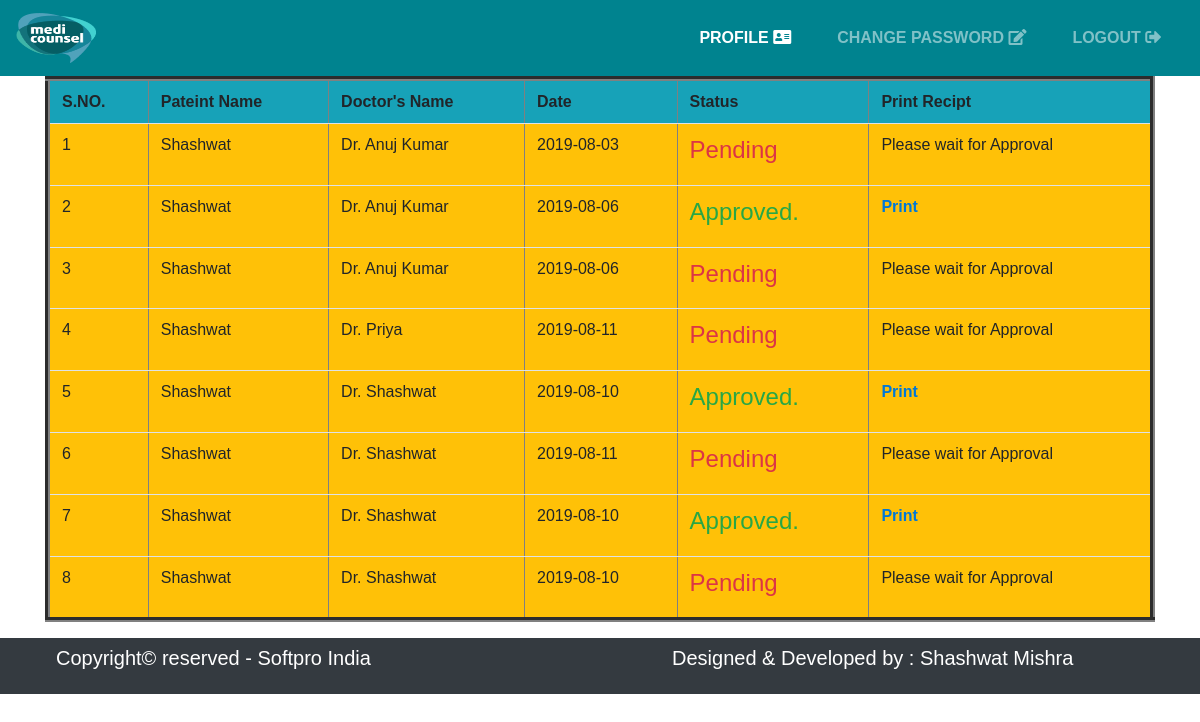
Page /papp.php (signed in) on the committed database.
### tables this page shows
CREATE TABLE IF NOT EXISTS `tbl_appointment` (
  `appid` int(11) NOT NULL AUTO_INCREMENT,
  `doc_id` int(11) NOT NULL,
  `pat_id` int(11) NOT NULL,
  `doa` varchar(10) NOT NULL,
  `status` varchar(1) NOT NULL,
  `date` varchar(10) NOT NULL,
  PRIMARY KEY (`appid`)
);

CREATE TABLE IF NOT EXISTS `tbl_patient` (
  `pat_id` int(11) NOT NULL AUTO_INCREMENT,
  `name` varchar(60) NOT NULL,
  `fname` varchar(60) NOT NULL,
  `email` varchar(30) NOT NULL,
  `password` varchar(20) NOT NULL,
  `address` varchar(150) NOT NULL,
  `mobile` varchar(13) NOT NULL,
  `pin` int(6) NOT NULL,
  `age` int(3) NOT NULL,
  `gender` varchar(6) NOT NULL,
  `date` varchar(20) NOT NULL,
  PRIMARY KEY (`pat_id`)
);

CREATE TABLE IF NOT EXISTS `tbl_doctor` (
  `doc_id` int(11) NOT NULL AUTO_INCREMENT,
  `name` varchar(60) NOT NULL,
  `fname` varchar(60) NOT NULL,
  `gender` varchar(6) NOT NULL,
  `email` varchar(30) NOT NULL,
  `password` varchar(20) NOT NULL,
  `fees` int(6) NOT NULL,
  `timing` varchar(20) NOT NULL,
  `specialty` varchar(20) NOT NULL,
  `address` varchar(150) NOT NULL,
  `mobile` varchar(13) NOT NULL,
  `photo` varchar(150) NOT NULL,
  `date` varchar(20) NOT NULL,
  PRIMARY KEY (`doc_id`)
);

### papp.php (the view, shortened to what this page needs)
<?php
if($_SESSION['patient']=="")
{
	header("Location:login.php");
}
else
{
include("pheader.php");
$email = $_SESSION['patient'];
$query="select * from tbl_patient where email='$email'";
$res=mysql_query($query);
if($row=mysql_fetch_array($res,MYSQL_BOTH))
{
		$pid=$row['pat_id'];
}
$query2="select * from tbl_appointment where pat_id='$pid'";
$res2=mysql_query($query2);
?>
<html>
<body>
<div class="container">
<table border="5" class="table bg-warning">
<tr class="bg-info ">
	<th>S.NO.</th>
	<th>Pateint Name</th>
	<th>Doctor's Name</th>
	<th>Date</th>
	<th>Status</th>
	<th>Print Recipt</th>
</tr>
<?php
$a=1;
while($row2=mysql_fetch_array($res2,MYSQL_BOTH))
{
?>
<tr>
<td><?php echo $a; ?></td>
<?php
$ppid=$row2['pat_id'];
$query3="select * from tbl_patient where pat_id='$ppid'";
$res3=mysql_query($query3);
if($row3=mysql_fetch_array($res3,MYSQL_BOTH))
{
?>
<td><?php echo $row3['name']; ?></td>
<?php
}
?>
<?php
$ddid=$row2['doc_id'];
$query4="select * from tbl_doctor where doc_id='$ddid'";
$res4=mysql_query($query4);
if($row4=mysql_fetch_array($res4,MYSQL_BOTH))
{
?>
<td><?php echo $row4['name']; ?></td>
<?php
}
?>
<td><?php echo $row2['date']; ?></td>
<td><?php if($row2['status']=='Y'){ echo "<p class='text-success h4'>"."Approved."."</p>"; }
if($row2['status']=='N'){echo "<p class='text-danger h4'>"."Pending"."</p>";}
 ?></td>
 <td><?php if($row2['status']=='Y'){?><a href="print.php?did=<?php echo $ddid; ?>">Print</a><?php } if($row2['status']=='N'){ echo "Please wait for Approval"; } ?></td>
</tr>
<?php
$a++;
}
?>
</table>
</div>
</body>
</html>
<?php
include("footer2.php");
}
?>

### css/style2.css (style rules this page uses)
body { background:url('../images/crush.jpg'); background-repeat:no-repeat; background-size:100% 100%; background-attachment:fixed; color:#fff; font-family: 'Dosis', sans-serif; font-weight: 400; }
a { color:#ffffff; font-weight:600; }
a { color:#0078d7; }

### rows in the picture
tbl_appointment: pat.name "Shashwat", doc.name "Dr. Anuj Kumar", date "2019-08-03", status "Pending"
tbl_appointment: pat.name "Shashwat", doc.name "Dr. Anuj Kumar", date "2019-08-06", status "Approved."
tbl_appointment: pat.name "Shashwat", doc.name "Dr. Anuj Kumar", date "2019-08-06", status "Pending"
tbl_appointment: pat.name "Shashwat", doc.name "Dr. Priya", date "2019-08-11", status "Pending"
tbl_appointment: pat.name "Shashwat", doc.name "Dr. Shashwat", date "2019-08-10", status "Approved."
tbl_appointment: pat.name "Shashwat", doc.name "Dr. Shashwat", date "2019-08-11", status "Pending"
tbl_appointment: pat.name "Shashwat", doc.name "Dr. Shashwat", date "2019-08-10", status "Approved."
tbl_appointment: pat.name "Shashwat", doc.name "Dr. Shashwat", date "2019-08-10", status "Pending"
